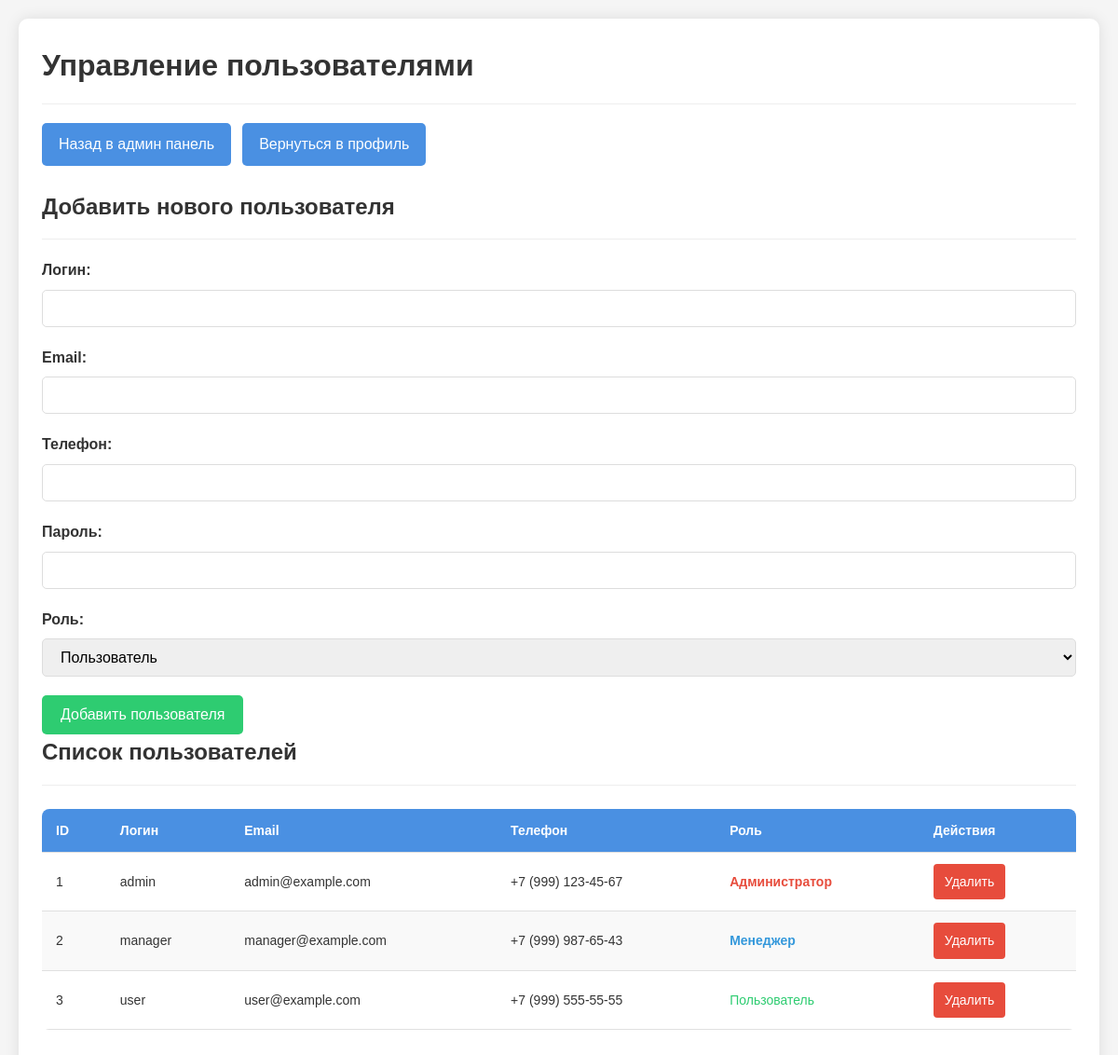
The page /manage_users.php (signed in) on the database its author committed.
### tables this page shows
CREATE TABLE `users` (
  `id` int NOT NULL,
  `login` varchar(50) NOT NULL,
  `email` varchar(100) NOT NULL,
  `phone` varchar(20) NOT NULL,
  `password` varchar(255) NOT NULL,
  `is_admin` tinyint(1) DEFAULT '0',
  `is_manager` tinyint(1) DEFAULT '0',
  `created_at` timestamp NULL DEFAULT CURRENT_TIMESTAMP
);

### manage_users.php (the view, shortened to what this page needs)
<?php
require_once "connect/connect.php";
$users_query = "SELECT id, login, email, phone, is_admin, is_manager FROM users ORDER BY id";
$users_result = mysqli_query($connect, $users_query);
$users = mysqli_fetch_all($users_result, MYSQLI_ASSOC);
?>
<!DOCTYPE html>
<html lang="ru">
<head>
    <link rel="stylesheet" href="/style/manage_users.css">
</head>
<body>
    <main>
        <div class="admin-container">
            <h1>Управление пользователями</h1>
            <div class="admin-menu">
                <a href="admin_panel.php">Назад в админ панель</a>
                <a href="clearprofile.php">Вернуться в профиль</a>
            </div>
            <h2>Добавить нового пользователя</h2>
            <form method="post">
                <div class="form-group">
                    <label for="login">Логин:</label>
                    <input type="text" id="login" name="login" required>
                </div>
                <div class="form-group">
                    <label for="email">Email:</label>
                    <input type="email" id="email" name="email" required>
                </div>
                <div class="form-group">
                    <label for="phone">Телефон:</label>
                    <input type="tel" id="phone" name="phone" required>
                </div>
                <div class="form-group">
                    <label for="password">Пароль:</label>
                    <input type="password" id="password" name="password" required>
                </div>
                <div class="form-group">
                    <label for="role">Роль:</label>
                    <select id="role" name="role">
                        <option value="user">Пользователь</option>
                    </select>
                </div>
                <button type="submit" name="add_user" class="submit-btn">Добавить пользователя</button>
            </form>
            <h2>Список пользователей</h2>
            <div class="table-responsive">
                <table>
                    <thead>
                        <tr>
                            <th>ID</th>
                            <th>Логин</th>
                            <th>Email</th>
                            <th>Телефон</th>
                            <th>Роль</th>
                            <th>Действия</th>
                        </tr>
                    </thead>
                    <tbody>
                        <?php foreach ($users as $user): ?>
                        <tr>
                            <td><?= $user['id'] ?></td>
                            <td><?= htmlspecialchars($user['login']) ?></td>
                            <td><?= htmlspecialchars($user['email']) ?></td>
                            <td><?= htmlspecialchars($user['phone']) ?></td>
                            <td>
                                <?php if ($user['is_admin']): ?>
                                    <span class="role-admin">Администратор</span>
                                <?php elseif ($user['is_manager']): ?>
                                    <span class="role-manager">Менеджер</span>
                                <?php else: ?>
                                    <span class="role-user">Пользователь</span>
                                <?php endif; ?>
                            </td>
                            <td>
                                <a href="?delete=<?= $user['id'] ?>" class="action-btn delete-btn"
                                   onclick="return confirm('Вы уверены, что хотите удалить этого пользователя?')">Удалить</a>
                            </td>
                        </tr>
                        <?php endforeach; ?>
                    </tbody>
                </table>
            </div>
        </div>
    </main>
</body>
</html>

### style/manage_users.css (style rules this page uses)
* { margin: 0; padding: 0; box-sizing: border-box; font-family: Arial, sans-serif; }
body { background-color: #f5f5f5; color: #333; line-height: 1.6; padding: 20px; }
main { max-width: 1200px; margin: 0 auto; }
.admin-container { background: white; padding: 25px; border-radius: 10px; box-shadow: 0 0 15px rgba(0,0,0,0.1); }
h1, h2 { color: #333; padding-bottom: 15px; margin-bottom: 20px; border-bottom: 1px solid #eee; }
.admin-menu { display: flex; flex-wrap: wrap; gap: 12px; margin-bottom: 25px; }
.admin-menu a { padding: 10px 18px; background: #4a90e2; color: white; text-decoration: none; border-radius: 5px; transition: background 0.3s; }
.table-responsive { overflow-x: auto; margin: 25px 0; border-radius: 8px; }
table { width: 100%; min-width: 800px; border-collapse: collapse; font-size: 14px; }
th, td { padding: 12px 15px; text-align: left; border-bottom: 1px solid #e0e0e0; }
th { background-color: #4a90e2; color: white; position: sticky; top: 0; }
tr:nth-child(even) { background-color: #f9f9f9; }
.action-btn { padding: 8px 12px; text-decoration: none; border-radius: 4px; font-size: 14px; display: inline-block; text-align: center; }
.delete-btn { background-color: #e74c3c; color: white; transition: background 0.3s; }
.form-group { margin-bottom: 20px; }
.form-group label { display: block; margin-bottom: 8px; font-weight: bold; }
.form-group input, .form-group select { width: 100%; padding: 10px 15px; border: 1px solid #ddd; border-radius: 5px; font-size: 16px; }
.submit-btn { padding: 12px 20px; background-color: #2ecc71; color: white; border: none; border-radius: 5px; cursor: pointer; font-size: 16px; transition: background 0.3s; }
.role-admin { color: #e74c3c; font-weight: bold; }
.role-manager { color: #3498db; font-weight: bold; }
.role-user { color: #2ecc71; }

### rows shown on the page
users: id "1", login "admin", email "admin@example.com", phone "+7 (999) 123-45-67", is_admin "Администратор"
users: id "2", login "manager", email "manager@example.com", phone "+7 (999) 987-65-43", is_admin "Менеджер"
users: id "3", login "user", email "user@example.com", phone "+7 (999) 555-55-55", is_admin "Пользователь"
